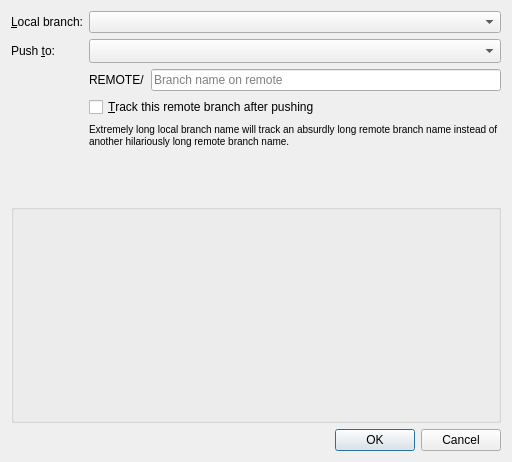
<?xml version="1.0" encoding="UTF-8"?>
<ui version="4.0">
 <class>PushDialog</class>
 <widget class="QDialog" name="PushDialog">
  <property name="windowModality">
   <enum>Qt::NonModal</enum>
  </property>
  <property name="enabled">
   <bool>true</bool>
  </property>
  <property name="geometry">
   <rect>
    <x>0</x>
    <y>0</y>
    <width>512</width>
    <height>462</height>
   </rect>
  </property>
  <property name="windowTitle">
   <string>Push branch</string>
  </property>
  <property name="sizeGripEnabled">
   <bool>false</bool>
  </property>
  <property name="modal">
   <bool>true</bool>
  </property>
  <layout class="QFormLayout" name="formLayout">
   <property name="fieldGrowthPolicy">
    <enum>QFormLayout::AllNonFixedFieldsGrow</enum>
   </property>
   <item row="0" column="0">
    <widget class="QLabel" name="localBranchLabel">
     <property name="text">
      <string>&amp;Local branch:</string>
     </property>
     <property name="buddy">
      <cstring>localBranchEdit</cstring>
     </property>
    </widget>
   </item>
   <item row="0" column="1">
    <widget class="QComboBox" name="localBranchEdit">
     <property name="sizePolicy">
      <sizepolicy hsizetype="MinimumExpanding" vsizetype="Fixed">
       <horstretch>0</horstretch>
       <verstretch>0</verstretch>
      </sizepolicy>
     </property>
     <property name="insertPolicy">
      <enum>QComboBox::NoInsert</enum>
     </property>
    </widget>
   </item>
   <item row="1" column="0">
    <widget class="QLabel" name="remoteBranchLabel">
     <property name="text">
      <string>Push &amp;to:</string>
     </property>
     <property name="buddy">
      <cstring>remoteBranchEdit</cstring>
     </property>
    </widget>
   </item>
   <item row="1" column="1">
    <widget class="QComboBox" name="remoteBranchEdit">
     <property name="sizePolicy">
      <sizepolicy hsizetype="MinimumExpanding" vsizetype="Fixed">
       <horstretch>0</horstretch>
       <verstretch>0</verstretch>
      </sizepolicy>
     </property>
     <property name="insertPolicy">
      <enum>QComboBox::NoInsert</enum>
     </property>
     <property name="sizeAdjustPolicy">
      <enum>QComboBox::AdjustToMinimumContentsLengthWithIcon</enum>
     </property>
    </widget>
   </item>
   <item row="2" column="1">
    <widget class="QStackedWidget" name="newRemoteBranchStackedWidget">
     <property name="currentIndex">
      <number>0</number>
     </property>
     <widget class="QWidget" name="newRemoteBranchPage0">
      <layout class="QHBoxLayout" name="horizontalLayout">
       <property name="leftMargin">
        <number>0</number>
       </property>
       <property name="topMargin">
        <number>0</number>
       </property>
       <property name="rightMargin">
        <number>0</number>
       </property>
       <property name="bottomMargin">
        <number>0</number>
       </property>
       <item>
        <widget class="QLabel" name="remoteNameLabel">
         <property name="text">
          <string notr="true">REMOTE/</string>
         </property>
        </widget>
       </item>
       <item>
        <widget class="QLineEdit" name="newRemoteBranchNameEdit">
         <property name="text">
          <string/>
         </property>
         <property name="placeholderText">
          <string>Branch name on remote</string>
         </property>
        </widget>
       </item>
      </layout>
     </widget>
     <widget class="QWidget" name="newRemoteBranchPage1">
      <layout class="QVBoxLayout" name="verticalLayout_2">
       <property name="leftMargin">
        <number>0</number>
       </property>
       <property name="topMargin">
        <number>0</number>
       </property>
       <property name="rightMargin">
        <number>0</number>
       </property>
       <property name="bottomMargin">
        <number>0</number>
       </property>
       <item>
        <widget class="QCheckBox" name="forcePushCheckBox">
         <property name="text">
          <string>&amp;Force push</string>
         </property>
        </widget>
       </item>
      </layout>
     </widget>
    </widget>
   </item>
   <item row="3" column="1">
    <widget class="QCheckBox" name="trackCheckBox">
     <property name="text">
      <string>&amp;Track this remote branch after pushing</string>
     </property>
    </widget>
   </item>
   <item row="4" column="1">
    <widget class="QLabel" name="trackingLabel">
     <property name="sizePolicy">
      <sizepolicy hsizetype="Expanding" vsizetype="Fixed">
       <horstretch>0</horstretch>
       <verstretch>0</verstretch>
      </sizepolicy>
     </property>
     <property name="text">
      <string notr="true">&lt;html&gt;&lt;head/&gt;&lt;body&gt;&lt;p&gt;&lt;span style=&quot; font-size:small;&quot;&gt;Extremely long local branch name will track an absurdly long remote branch name instead of another hilariously long remote branch name.&lt;/span&gt;&lt;/p&gt;&lt;/body&gt;&lt;/html&gt;</string>
     </property>
     <property name="textFormat">
      <enum>Qt::RichText</enum>
     </property>
     <property name="alignment">
      <set>Qt::AlignLeading|Qt::AlignLeft|Qt::AlignTop</set>
     </property>
     <property name="wordWrap">
      <bool>true</bool>
     </property>
    </widget>
   </item>
   <item row="7" column="0">
    <spacer name="verticalSpacer">
     <property name="orientation">
      <enum>Qt::Vertical</enum>
     </property>
     <property name="sizeType">
      <enum>QSizePolicy::Preferred</enum>
     </property>
     <property name="sizeHint" stdset="0">
      <size>
       <width>20</width>
       <height>8</height>
      </size>
     </property>
    </spacer>
   </item>
   <item row="8" column="0" colspan="2">
    <widget class="QGroupBox" name="groupBox">
     <property name="sizePolicy">
      <sizepolicy hsizetype="Preferred" vsizetype="Preferred">
       <horstretch>0</horstretch>
       <verstretch>1</verstretch>
      </sizepolicy>
     </property>
     <property name="title">
      <string/>
     </property>
     <property name="alignment">
      <set>Qt::AlignLeading|Qt::AlignLeft|Qt::AlignTop</set>
     </property>
     <layout class="QVBoxLayout" name="verticalLayout">
      <item>
       <widget class="StatusForm" name="statusForm" native="true">
        <property name="minimumSize">
         <size>
          <width>0</width>
          <height>32</height>
         </size>
        </property>
       </widget>
      </item>
     </layout>
    </widget>
   </item>
   <item row="18" column="0" colspan="2">
    <widget class="QDialogButtonBox" name="buttonBox">
     <property name="orientation">
      <enum>Qt::Horizontal</enum>
     </property>
     <property name="standardButtons">
      <set>QDialogButtonBox::Cancel|QDialogButtonBox::Ok</set>
     </property>
    </widget>
   </item>
  </layout>
 </widget>
 <customwidgets>
  <customwidget>
   <class>StatusForm</class>
   <extends>QWidget</extends>
   <header>gitfourchette.forms.statusform</header>
   <container>1</container>
  </customwidget>
 </customwidgets>
 <tabstops>
  <tabstop>localBranchEdit</tabstop>
  <tabstop>remoteBranchEdit</tabstop>
  <tabstop>forcePushCheckBox</tabstop>
  <tabstop>newRemoteBranchNameEdit</tabstop>
  <tabstop>trackCheckBox</tabstop>
 </tabstops>
 <resources/>
 <connections>
  <connection>
   <sender>buttonBox</sender>
   <signal>rejected()</signal>
   <receiver>PushDialog</receiver>
   <slot>reject()</slot>
   <hints>
    <hint type="sourcelabel">
     <x>219</x>
     <y>457</y>
    </hint>
    <hint type="destinationlabel">
     <x>286</x>
     <y>269</y>
    </hint>
   </hints>
  </connection>
 </connections>
</ui>
